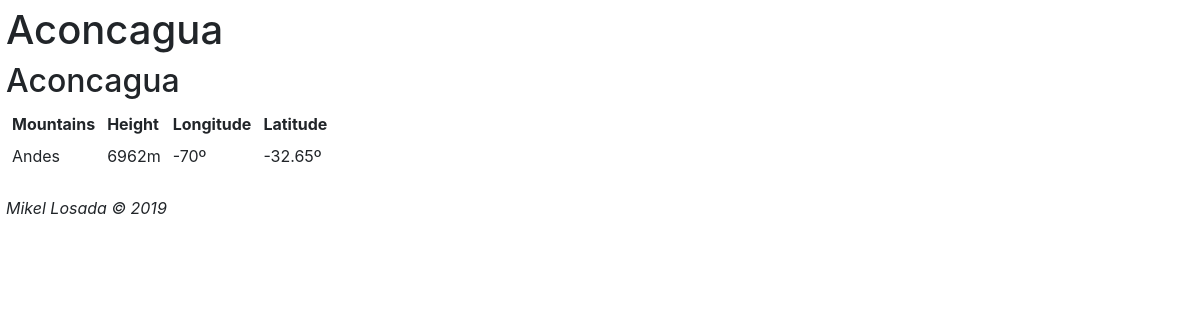
Screenshot of /index.php/mountains/Aconcagua with the database file from the repository.
### tables this page shows
CREATE TABLE `mountain` (
  `Name` varchar(35) NOT NULL,
  `Mountains` varchar(35) DEFAULT NULL,
  `Height` float DEFAULT NULL,
  `Type` varchar(10) DEFAULT NULL,
  `Longitude` float DEFAULT NULL,
  `Latitude` float DEFAULT NULL
);

### application/controllers/Mountains.php (called while the page is built, shortened)
<?php
class Mountains extends CI_Controller {
    public function __construct()
    {
	$this->load->model('mountain_model');
        $this->load->helper('url_helper');
    }
    public function view($name = NULL)
    {
        $data['mountains_item'] = $this->mountain_model->get_mountains($name);
        $data['title'] = $data['mountains_item']['Name'];
        $this->load->view('templates/header', $data);
        $this->load->view('mountains/view', $data);
        $this->load->view('templates/footer');
    }
    }

### index.php (called while the page is built, shortened)
<?php
require_once BASEPATH.'core/CodeIgniter.php';

### application/models/Mountain_model.php (called while the page is built, shortened)
<?php
class Mountain_model extends CI_Model {
    public function get_mountains($name = FALSE)
    {
        $query = $this->db->get_where('mountain', array('Name' => $name));
        return $query->row_array();
    }
}

### application/views/mountains/view.php (the view, shortened to what this page needs)
<?php
echo '<h2>'.$mountains_item['Name'].'</h2>';
echo "<table><th>Mountains</th><th>Height</th><th>Longitude</th><th>Latitude</th>";
echo <<<EOL
<tr>
<td>$mountains_item[Mountains] </td>
<td> $mountains_item[Height]m </td>
<td> $mountains_item[Longitude]º</td>
<td>$mountains_item[Latitude]º</td>
 </tr>
</table>
EOL;
?>
<br/>

### application/views/mountains/view.php (style rules this page uses)
body { padding: 6px; background: url("https://wallpapershome.com/images/pages/pic_h/5537.jpg"); }
table td, table th { padding: 6px; }

### rows the page displays
mountain: Name "Aconcagua", Mountains "Andes", Height "6962", Longitude "-70", Latitude "-32.65"

### other values shown
$title "Aconcagua"
